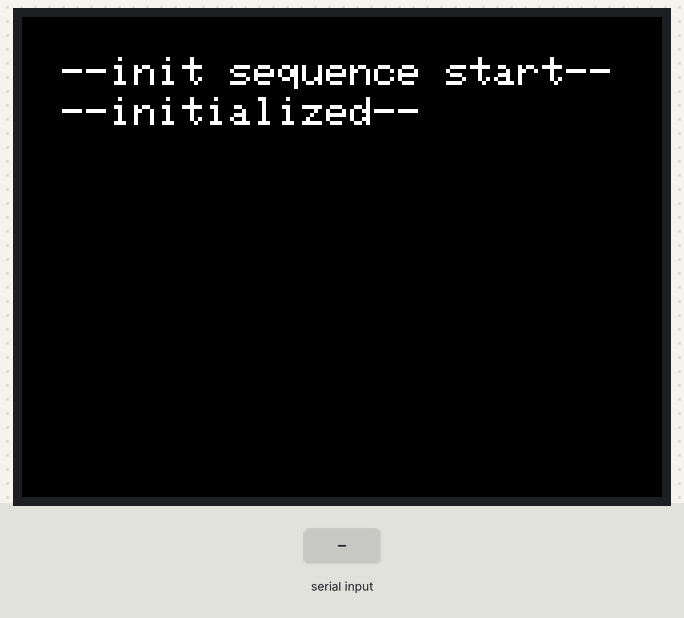
Simulated run of this program. Board: ESP32. Parts: 320×240 colour display. Inputs (shaded band) come from the test bench. WiFi joins after 1.5 s; servers stay silent unless stated; what the program prints to the serial monitor is not drawn.

Above: at 3.0 s.
3.1 s: "{\n" received over the second serial link
4.6 s: "1\n" received over the second serial link
Timing chart, 0 to 7.6 s (numbered marks = the images above; inputs shaded):
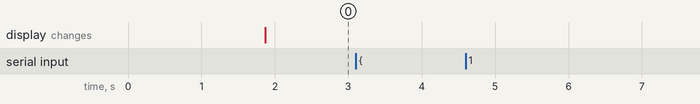

Measured:
- after the input at 3.1 s, every drawn part: stays the same
- after the input at 4.6 s, every drawn part: stays the same

The program:

main.cpp
```cpp
#include <ai_camera.hpp>


SoftwareSerial Grove(22, 21);     // define rx/tx connecting to the UnitV2 camera
                                  // SoftwareSerial(rxPin, txPin, inverse_logic)
float x;
String f_id;    // face_id
int y;
long k;
char data[1000];

void setup() {
  M5.begin();
  M5.Lcd.setCursor(20, 20);
  M5.Lcd.setTextSize(2);
  M5.Speaker.begin();
  Serial.begin(115200);
  Grove.begin(115200);
  M5.Lcd.print("--init sequence start--");
  http_setup();       // connect to the UnitV2 camera via wi-fi AP
  M5.Lcd.setCursor(20, 40);
  M5.Lcd.print("--initialized--");      // display M5 Lcd message
}


void loop_(){

  if(Grove.available()) {
    String recvStr = Grove.readStringUntil('\n');
    if(recvStr[0] == '{'){
      Serial.print(recvStr);
    }
  }
}

void readJSON(void){
  String recvStr = Grove.readStringUntil('\n');
  StaticJsonDocument<1024> doc;                   // allocates the memory pool in the stack memory
  DeserializationError error = deserializeJson(doc, recvStr);

  if (error) {
    Serial.print(F("deserializeJson() failed: "));
    Serial.println(error.f_str());
    return;
  }

  x = doc["face"][0]["match_prob"];
  String id = doc["face"][0]["name"];
  f_id = id;
  Serial.println(f_id);
}

void loop(){
  M5.Lcd.setCursor(20, 70);
  //M5.Lcd.print("                          ");
  M5.Speaker.mute();
  if(Grove.available()) {
    readJSON();
    Serial.println(x);
    if (x > 0.7f)
    {
      M5.Lcd.setCursor(20, 70);
      M5.Lcd.printf("Face ID : %s", f_id);
      M5.Speaker.setVolume(3);
      M5.Speaker.beep();
      delay(200);
    }
  }
}
```

ai_camera.hpp
```cpp
#include <M5Stack.h>
#include <ArduinoJson.h>
#include <SoftwareSerial.h>
#include <WiFi.h>
#include <HTTPClient.h>

void http_setup();
```

http_req.cpp
```cpp
#include <ai_camera.hpp>

//
// reference : https://itbulog.com/index.php/2021/09/25/m5stack_09_http/
//

const char ssid[] = "M5UV2_68f7";       // UnitV2 AP ssid
const char password[] = "12345678";     // pw


void http_setup() {
  WiFi.begin(ssid, password);
  while(WiFi.status() != WL_CONNECTED) {
    delay(500);
    Serial.print(".");
  }

  HTTPClient http;                          // define Http client
  http.begin("http://10.254.239.1");        // connect to the UnitV2
  int httpCode = http.GET();                // Get request

  if(httpCode > 0) {
    Serial.printf("Response Code: %d\n", httpCode);
    if (httpCode == HTTP_CODE_OK) {
    //  String payload = http.getString();
    //  Serial.printf("Response Payload: %s\n", payload.c_str());
    }
  } else {
    Serial.printf("Error: %s\n", http.errorToString(httpCode).c_str());
  }
  http.end();

}
```
